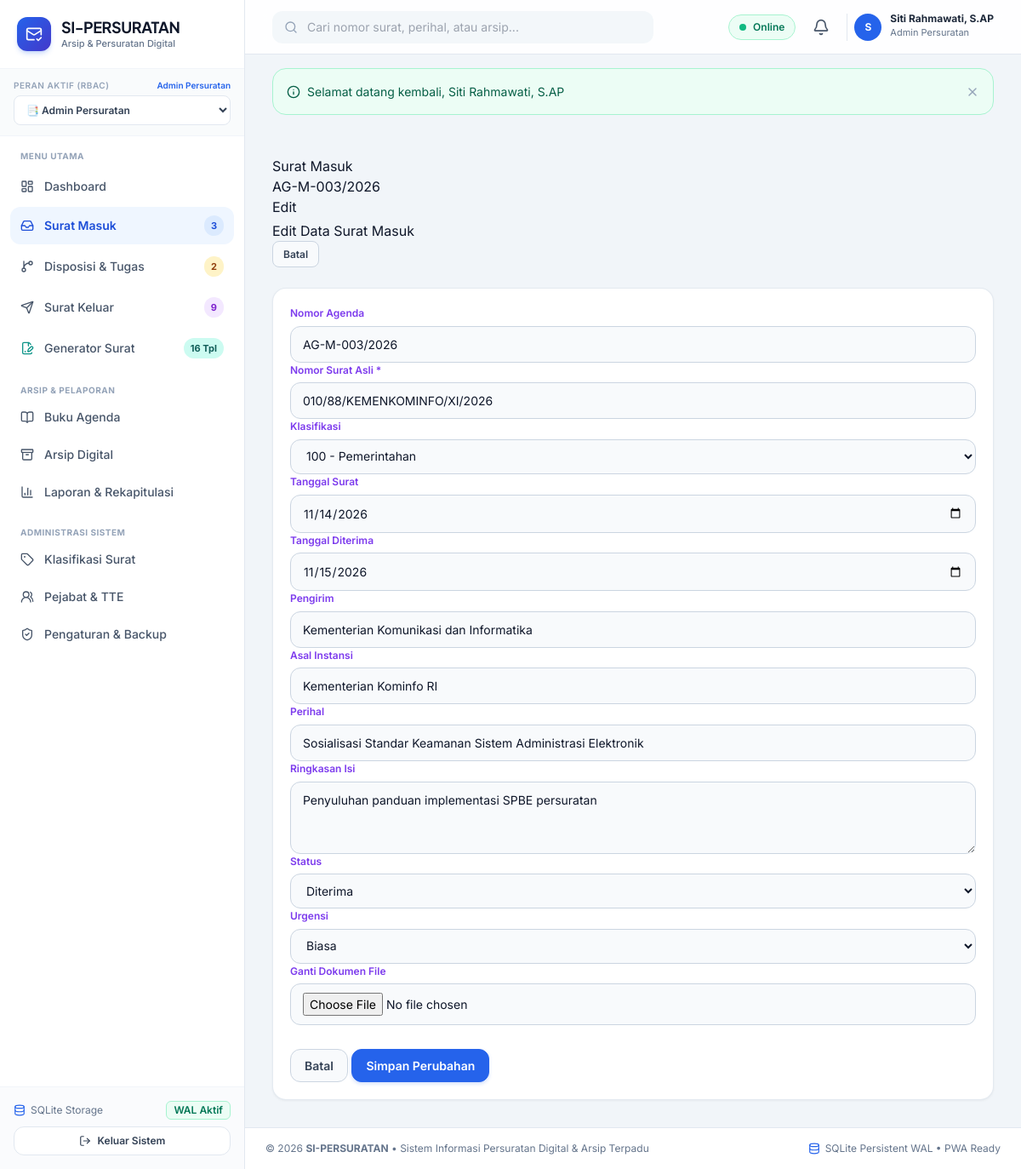
The app's page /public/surat_masuk/edit.php?id=3 (signed in) with its own data.
### tables this page shows
CREATE TABLE users (
    id INTEGER PRIMARY KEY AUTOINCREMENT,
    username TEXT NOT NULL UNIQUE,
    email TEXT NOT NULL UNIQUE,
    password_hash TEXT NOT NULL,
    full_name TEXT NOT NULL,
    nip TEXT,
    jabatan TEXT,
    phone TEXT,
    role_id INTEGER NOT NULL,
    avatar TEXT,
    is_active INTEGER NOT NULL DEFAULT 1,
    created_at DATETIME DEFAULT CURRENT_TIMESTAMP,
    updated_at DATETIME DEFAULT CURRENT_TIMESTAMP,
    deleted_at DATETIME DEFAULT NULL,
    FOREIGN KEY (role_id) REFERENCES roles (id) ON DELETE RESTRICT
);

CREATE TABLE roles (
    id INTEGER PRIMARY KEY AUTOINCREMENT,
    name TEXT NOT NULL,
    slug TEXT NOT NULL UNIQUE,
    description TEXT,
    created_at DATETIME DEFAULT CURRENT_TIMESTAMP
);

CREATE TABLE surat_masuk (
    id INTEGER PRIMARY KEY AUTOINCREMENT,
    nomor_agenda TEXT NOT NULL,
    nomor_surat TEXT NOT NULL,
    tanggal_surat DATE NOT NULL,
    tanggal_terima DATE NOT NULL,
    pengirim TEXT NOT NULL,
    asal_instansi TEXT NOT NULL,
    perihal TEXT NOT NULL,
    isi_ringkas TEXT,
    kategori TEXT DEFAULT 'Umum',
    klasifikasi_id INTEGER,
    tingkat_urgensi TEXT NOT NULL DEFAULT 'biasa', -- 'biasa', 'penting', 'segera', 'rahasia'
    file_dokumen TEXT,
    lampiran_files TEXT, -- JSON list of files
    status TEXT NOT NULL DEFAULT 'diterima', -- 'diterima', 'disposisi', 'tindak_lanjut', 'selesai'
    penerima_user_id INTEGER,
    created_at DATETIME DEFAULT CURRENT_TIMESTAMP,
    updated_at DATETIME DEFAULT CURRENT_TIMESTAMP,
    deleted_at DATETIME DEFAULT NULL,
    FOREIGN KEY (klasifikasi_id) REFERENCES klasifikasi_surat (id) ON DELETE SET NULL,
    FOREIGN KEY (penerima_user_id) REFERENCES users (id) ON DELETE SET NULL
);

CREATE TABLE klasifikasi_surat (
    id INTEGER PRIMARY KEY AUTOINCREMENT,
    kode TEXT NOT NULL UNIQUE,
    nama TEXT NOT NULL,
    uraian TEXT,
    retensi_aktif INTEGER DEFAULT 2, -- tahun
    retensi_inaktif INTEGER DEFAULT 5, -- tahun
    keterangan TEXT,
    is_active INTEGER NOT NULL DEFAULT 1,
    created_at DATETIME DEFAULT CURRENT_TIMESTAMP,
    updated_at DATETIME DEFAULT CURRENT_TIMESTAMP,
    deleted_at DATETIME DEFAULT NULL
);

### public/surat_masuk/edit.php (the view, shortened to what the rows shown need)
<?php
require_once __DIR__ . '/../../config/app.php';
if (!Auth::check() || !Auth::can('surat_masuk.edit')) {
    Flash::set('danger', 'Akses ditolak.');
    redirect('surat_masuk/');
}
$id = (int)($_GET['id'] ?? 0);
$surat = SuratMasuk::findById($id);
$klasifikasiList = Klasifikasi::getAll();
require_once APP_PATH . '/views/layouts/header.php';
?>
<div class="d-flex align-items-center justify-content-between mb-4">
    <div>
        <nav aria-label="breadcrumb">
            <ol class="breadcrumb small mb-1">
                <li class="breadcrumb-item"><a href="<?= url('surat_masuk/detail.php') ?>?id=<?= $id ?>"><?= htmlspecialchars($surat['nomor_agenda']) ?></a></li>
            </ol>
        </nav>
    </div>
</div>
<div class="card border-0 shadow-sm rounded-3">
    <div class="card-body p-4">
        <form action="<?= url('surat_masuk/edit.php?id=' . $id) ?>" method="POST" enctype="multipart/form-data">
            <div class="row g-3">
                <div class="col-12 col-md-4">
                    <label class="form-label small fw-bold text-secondary">Nomor Agenda</label>
                    <input type="text" class="form-control bg-light font-monospace" value="<?= htmlspecialchars($surat['nomor_agenda']) ?>" readonly>
                </div>
                <div class="col-12 col-md-4">
                    <label class="form-label small fw-bold text-secondary">Nomor Surat Asli <span class="text-danger">*</span></label>
                    <input type="text" name="nomor_surat" class="form-control" required value="<?= htmlspecialchars($surat['nomor_surat']) ?>">
                </div>
                <div class="col-12 col-md-4">
                    <label class="form-label small fw-bold text-secondary">Klasifikasi</label>
                    <select name="klasifikasi_id" class="form-select">
                        <?php foreach ($klasifikasiList as $k): ?>
                            <option value="<?= $k['id'] ?>" <?= $surat['klasifikasi_id'] == $k['id'] ? 'selected' : '' ?>>
                                <?= htmlspecialchars($k['kode'] . ' - ' . $k['nama']) ?>
                            </option>
                        <?php endforeach; ?>
                    </select>
                </div>
                <div class="col-12 col-md-6">
                    <label class="form-label small fw-bold text-secondary">Tanggal Surat</label>
                    <input type="date" name="tanggal_surat" class="form-control" required value="<?= $surat['tanggal_surat'] ?>">
                </div>
                <div class="col-12 col-md-6">
                    <label class="form-label small fw-bold text-secondary">Tanggal Diterima</label>
                    <input type="date" name="tanggal_terima" class="form-control" required value="<?= $surat['tanggal_terima'] ?>">
                </div>
                <div class="col-12 col-md-6">
                    <label class="form-label small fw-bold text-secondary">Pengirim</label>
                    <input type="text" name="pengirim" class="form-control" required value="<?= htmlspecialchars($surat['pengirim']) ?>">
                </div>
                <div class="col-12 col-md-6">
                    <label class="form-label small fw-bold text-secondary">Asal Instansi</label>
                    <input type="text" name="asal_instansi" class="form-control" required value="<?= htmlspecialchars($surat['asal_instansi']) ?>">
                </div>
                <div class="col-12">
                    <label class="form-label small fw-bold text-secondary">Perihal</label>
                    <input type="text" name="perihal" class="form-control" required value="<?= htmlspecialchars($surat['perihal']) ?>">
                </div>
                <div class="col-12">
                    <label class="form-label small fw-bold text-secondary">Ringkasan Isi</label>
                    <textarea name="isi_ringkas" class="form-control" rows="3"><?= htmlspecialchars($surat['isi_ringkas'] ?? '') ?></textarea>
                </div>
                <div class="col-12 col-md-4">
                    <label class="form-label small fw-bold text-secondary">Status</label>
                    <select name="status" class="form-select">
                        <option value="diterima" <?= $surat['status'] === 'diterima' ? 'selected' : '' ?>>Diterima</option>
                    </select>
                </div>
                <div class="col-12 col-md-4">
                    <label class="form-label small fw-bold text-secondary">Urgensi</label>
                    <select name="tingkat_urgensi" class="form-select">
                        <option value="biasa" <?= $surat['tingkat_urgensi'] === 'biasa' ? 'selected' : '' ?>>Biasa</option>
                    </select>
                </div>
            </div>
        </form>
    </div>
</div>
<?php require_once APP_PATH . '/views/layouts/footer.php'; ?>

### app/views/layouts/header.php (shortened to what the rows shown need)
<!DOCTYPE html>
<html lang="id">
<head>
    <script src="https://cdn.tailwindcss.com"></script>
</head>
<body class="antialiased selection:bg-blue-100 selection:text-blue-900">
<div class="min-h-screen flex flex-col lg:flex-row">
    <?php require_once APP_PATH . '/views/layouts/sidebar.php'; ?>
    <div class="flex-1 flex flex-col min-w-0 pb-20 lg:pb-0">
        <header class="sticky top-0 z-30 bg-white/90 backdrop-blur-md border-b border-slate-200 px-4 lg:px-8 h-16 flex items-center justify-between gap-4">
            <div class="flex items-center gap-2 sm:gap-3">
                <div class="relative">
                    <button onclick="toggleDropdown('user-menu')" class="flex items-center gap-2.5 pl-2 border-l border-slate-200 hover:opacity-90 transition">
                        <div class="w-8 h-8 rounded-full bg-blue-600 text-white font-bold text-xs flex items-center justify-center shadow-xs">
                            <?= strtoupper(substr($currentUser['full_name'] ?? 'U', 0, 1)) ?>
                        </div>
                        <div class="hidden md:block text-left">
                            <p class="text-xs font-bold text-slate-800 leading-none"><?= htmlspecialchars($currentUser['full_name'] ?? 'User') ?></p>
                            <p class="text-[11px] text-slate-500 mt-0.5"><?= htmlspecialchars($currentUser['role_name'] ?? 'Role') ?></p>
                        </div>
                    </button>
                </div>
            </div>
        </header>
        <main class="flex-1 p-4 lg:p-8 max-w-7xl w-full mx-auto space-y-6">

### app/views/layouts/sidebar.php (shortened to what the rows shown need)
<?php
$currentUser = Auth::user();
$currentRoleSlug = $currentUser['role_slug'] ?? 'superadmin';
?>
<aside id="sidebar" class="fixed lg:sticky top-0 left-0 z-50 h-screen w-72 bg-white border-r border-slate-200 flex flex-col transition-transform duration-300 -translate-x-full lg:translate-x-0 shrink-0">
  <div class="p-5 border-b border-slate-100 flex items-center justify-between">
    <a href="<?= url('dashboard.php') ?>" class="flex items-center gap-3 group text-decoration-none">
      <div>
        <h1 class="font-display font-bold text-slate-900 text-lg leading-tight tracking-tight">SI-PERSURATAN</h1>
      </div>
    </a>
  </div>
  <div class="px-4 py-3 bg-slate-50/80 border-b border-slate-100">
    <div class="flex items-center justify-between mb-1">
      <label class="text-[10px] font-semibold uppercase tracking-wider text-slate-400 block">Peran Aktif (RBAC)</label>
      <span class="text-[10px] text-blue-600 font-semibold"><?= htmlspecialchars($currentUser['role_name'] ?? 'User') ?></span>
    </div>
    <div class="relative">
      <select onchange="window.location.href='<?= url('switch_role.php?role=') ?>' + this.value" class="w-full text-xs font-semibold bg-white border border-slate-200 rounded-lg px-2.5 py-2 text-slate-700 focus:outline-none focus:ring-2 focus:ring-blue-500/20 focus:border-blue-600 cursor-pointer">
        <option value="admin_persuratan" <?= $currentRoleSlug === 'admin_persuratan' ? 'selected' : '' ?>>📑 Admin Persuratan</option>
      </select>
    </div>
  </div>
</aside>

### records on screen
users: role.name "Admin Persuratan", full_name "S", full_name "Siti Rahmawati, S.AP"
roles: slug "📑 Admin Persuratan"
surat_masuk: nomor_agenda "AG-M-003/2026", nomor_surat "010/88/KEMENKOMINFO/XI/2026", klasifikasi_id "100 - Pemerintahan", tanggal_surat "11/14/2026", tanggal_terima "11/15/2026", pengirim "Kementerian Komunikasi dan Informatika", asal_instansi "Kementerian Kominfo RI", perihal "Sosialisasi Standar Keamanan Sistem Administrasi Elektronik", isi_ringkas "Penyuluhan panduan implementasi SPBE persuratan", status "Diterima", tingkat_urgensi "Biasa"

### other values on screen
$badgeSm "3"
$badgeDisp "2"
$badgeSk "9"
$msg['message'] "Selamat datang kembali, Siti Rahmawati, S.AP"
